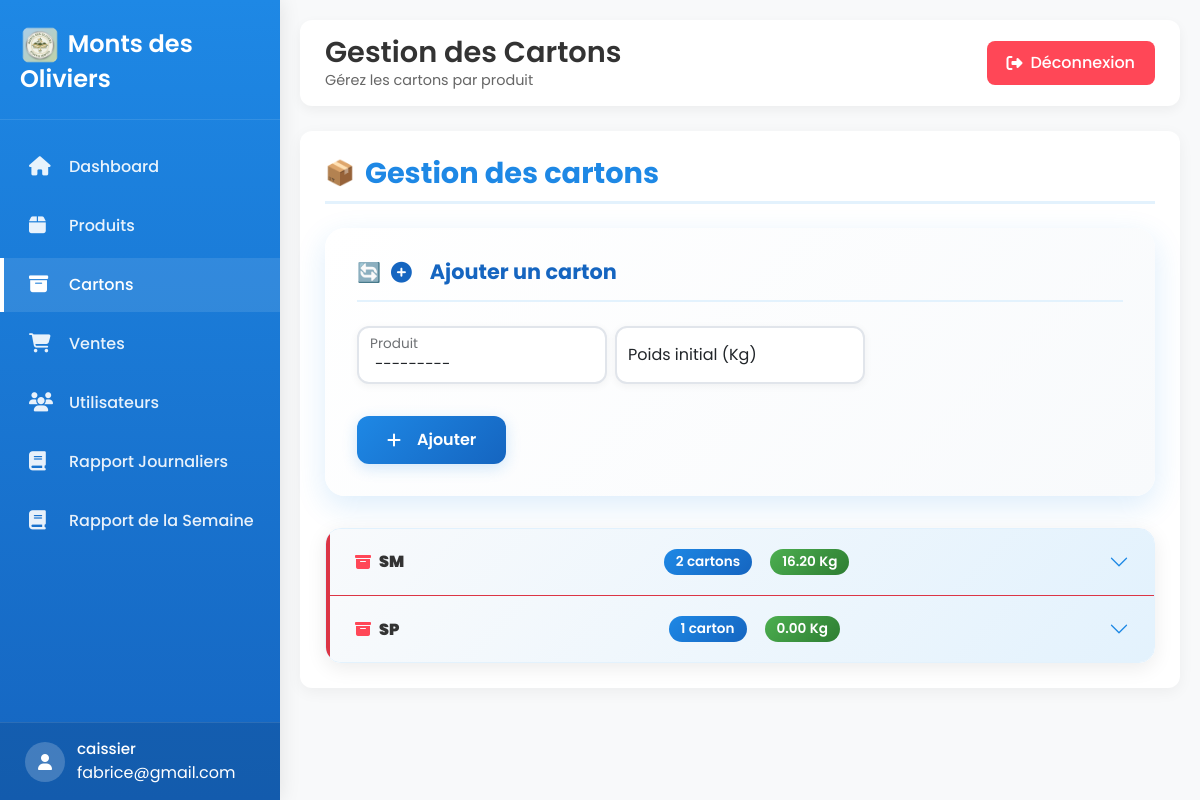
/cartons/ (signed in), run on an earlier commit of the app's database.
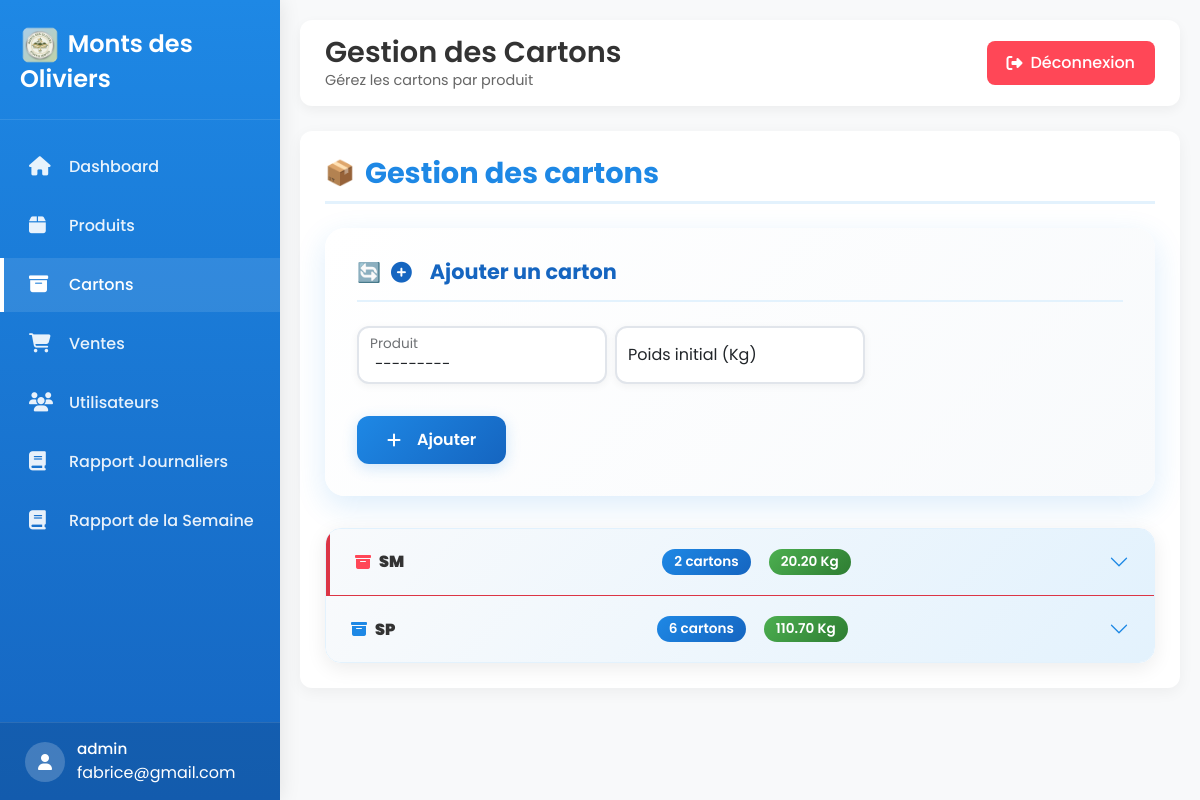
And on a later commit of the database.
### stock_produit/models/user.py (models this page shows, shortened)
class User(AbstractUser):
    USER_TYPE_CHOICES = [
        ('admin', 'Admin'),
        ('caissier', 'Caissier'),
    ]
    username = None
    email = models.EmailField(unique=True)
    user_type = models.CharField(max_length=10, choices=USER_TYPE_CHOICES)
    USERNAME_FIELD = 'email'
    REQUIRED_FIELDS = []

### stock_produit/models/produit.py (models this page shows)
class Produit(models.Model):
    CATEGORY_CHOICES = [
        ('volaille', 'Volailles'),
        ('poisson', 'Poissons'),
        ('frites', 'Frites'),
    ]
    name = models.CharField(max_length=100)
    price_per_kg = models.DecimalField(max_digits=10, decimal_places=2)
    carton_price = models.DecimalField(max_digits=10, decimal_places=2)
    category = models.CharField(max_length=20, choices=CATEGORY_CHOICES)
    stock_alert = models.PositiveIntegerField(default=5)
    created_at = models.DateTimeField(auto_now_add=True)
    def __str__(self):
        return self.name

### stock_produit/views.py (the view)
# urls.py: path("cartons/", views.cartons, name="cartons"),
@login_required
def cartons(request):
    form = CartonForm()
    if request.method == "POST":
        form = CartonForm(request.POST)
        if form.is_valid():
            form.save()
            return redirect("cartons")
    cartons = Carton.objects.select_related("produit")
    produits_groupes = {}
    for carton in cartons:
        produit = carton.produit
        if produit.id not in produits_groupes:
            produits_groupes[produit.id] = {
                "produit": produit,
                "cartons": [],
                "nombre_cartons": 0,
                "total_weight": 0,
                "stock_faible": False,
            }
        produits_groupes[produit.id]["cartons"].append(carton)
        produits_groupes[produit.id]["nombre_cartons"] += 1
        produits_groupes[produit.id]["total_weight"] += carton.remaining_weight or 0
    for item in produits_groupes.values():
        if item["nombre_cartons"] <= item["produit"].stock_alert:
            item["stock_faible"] = True
    context = {
        "produits_groupes": produits_groupes.values(),
        "form": form,
        "carton_edit": None,
    }
    return render(request, "Carton/cartons.html", context)

### stock_produit/forms.py
class CartonForm(forms.ModelForm):
    class Meta:
        model = Carton
        fields = ["produit", "initial_weight"]  # ✅ on enlève remaining_weight
        widgets = {
            "produit": forms.Select(attrs={
                "class": "form-select"
            }),
            "initial_weight": forms.NumberInput(attrs={
                "class": "form-control",
                "placeholder": "Poids initial (Kg)",
                "step": "0.01"
            }),
        }

### stock_produit/templates/Carton/cartons.html (shortened to what this page needs)
{% extends "Base/base.html" %}
{% block page_title %}Gestion des Cartons{% endblock %}
{% block page_subtitle %}Gérez les cartons par produit{% endblock %}
{% block content %}
<div class="cartons-page">
    <h3 class="mb-3">Gestion des cartons</h3>
    <div class="card mb-4">
        <div class="card-body">
            <h5>
                {% if carton_edit %}
                    <i class="fas fa-edit me-2"></i>Modifier le carton #{{ carton_edit.id }}
                {% else %}
                    <i class="fas fa-plus-circle me-2"></i>Ajouter un carton
                {% endif %}
            </h5>
            <form method="post"
                  action="{% if carton_edit %}{% url 'cartons_update' carton_edit.id %}{% else %}{% url 'cartons' %}{% endif %}">
                <div class="row g-2">
                    <div class="col-md-4">
                        <div class="form-floating">
                            {{ form.produit }}
                            <label for="{{ form.produit.id_for_label }}">Produit</label>
                        </div>
                    </div>
                    <div class="col-md-4">
                        <div class="form-floating">
                            {{ form.initial_weight }}
                            <label for="{{ form.initial_weight.id_for_label }}">Poids initial (Kg)</label>
                        </div>
                    </div>
                </div>
                <button class="btn btn-primary mt-3">
                    <i class="fas {% if carton_edit %}fa-save{% else %}fa-plus{% endif %} me-2"></i>
                    {% if carton_edit %}Mettre à jour{% else %}Ajouter{% endif %}
                </button>
            </form>
        </div>
    </div>
    <div class="accordion" id="accordionProduits">
        {% for item in produits_groupes %}
        <div class="accordion-item {% if item.stock_faible %}border-danger{% endif %}">
            <h2 class="accordion-header">
                <button class="accordion-button collapsed" data-bs-toggle="collapse"
                        data-bs-target="#prod{{ item.produit.id }}">
                    <span class="d-flex align-items-center gap-2">
                        <i class="fas fa-archive" style="color: #1e88e5;"></i>
                        <strong>{{ item.produit.name }}</strong>
                    </span>
                    <span class="ms-auto d-flex gap-2">
                        <span class="badge-count">{{ item.nombre_cartons }} carton{{ item.nombre_cartons|pluralize:"s" }}</span>
                        <span class="badge-weight">{{ item.total_weight|floatformat:2 }} Kg</span>
                    </span>
                </button>
            </h2>
        </div>
        {% endfor %}
    </div>
</div>
{% endblock %}

### stock_produit/templates/Base/base.html (shortened to what this page needs)
<!DOCTYPE html>
<html lang="fr">
<head>
    {% load static %}
    <link href="https://cdn.jsdelivr.net/npm/bootstrap@5.3.2/dist/css/bootstrap.min.css" rel="stylesheet">
    <link href="https://cdnjs.cloudflare.com/ajax/libs/font-awesome/6.5.1/css/all.min.css" rel="stylesheet">
</head>
<body>
    <div class="sidebar" id="sidebar">
        <div class="sidebar-header">
            <h3><img src="{% static 'icons/icon-192.png' %}" alt="" class="img-icons"> Monts des Oliviers</h3>
        </div>
        <div class="sidebar-menu">
            <ul>
                <li>
                    <a href="{% url 'dashboard' %}" class="{% if request.path == '/dashboard/' %}active{% endif %}">
                        <i class="fas fa-home"></i>
                        <span>Dashboard</span>
                    </a>
                </li>
                <li>
                    <a href="{% url 'produits' %}" class="{% if 'produits' in request.path %}active{% endif %}">
                        <i class="fas fa-box"></i>
                        <span>Produits</span>
                    </a>
                </li>
                <li>
                    <a href="{% url 'cartons' %}" class="{% if 'cartons' in request.path %}active{% endif %}">
                        <i class="fas fa-archive"></i>
                        <span>Cartons</span>
                    </a>
                </li>
                <li>
                    <a href="{% url 'ventes' %}" class="{% if 'ventes' in request.path %}active{% endif %}">
                        <i class="fas fa-shopping-cart"></i>
                        <span>Ventes</span>
                    </a>
                </li>
                <li>
                    <a href="{% url 'users' %}" class="{% if 'users' in request.path %}active{% endif %}">
                        <i class="fas fa-users"></i>
                        <span>Utilisateurs</span>
                    </a>
                </li>
                <li>
                    <a href="{% url 'rapport_journalier' %}" class="{% if 'rapport_journalier' in request.path %}active{% endif %}">
                        <i class="fa-solid fa-book"></i>
                        <span>Rapport Journaliers</span>
                    </a>
                </li>
                                <li>
                    <a href="{% url 'rapport_semaine' %}" class="{% if 'rapport_semaine' in request.path %}active{% endif %}">
                        <i class="fa-solid fa-book"></i>
                        <span>Rapport de la Semaine</span>
                    </a>
                </li>
            </ul>
        </div>
        <div class="user-profile">
            <div class="user-info">
                <div class="user-avatar">
                    <i class="fas fa-user"></i>
                </div>
                <div>
                    {% if request.user.is_authenticated %}
                    <div class="user-name">{{ request.user.user_type }}</div>
                    <span>{{ request.user.email }}</span>
                    {% endif %}
                </div>
            </div>
        </div>
    </div>
    <div class="main-content" id="mainContent">
        <nav class="top-navbar">
            <div class="left-header">
                <div class="page-title">
                    <h1>{% block page_title %}Dashboard{% endblock %}</h1>
                    <p>{% block page_subtitle %}Gestion des opérations commerciales{% endblock %}</p>
                </div>
            </div>
            <div class="top-actions">
                <a href="{% url 'deconnexion' %}" class="logout-btn">
                    <i class="fas fa-sign-out-alt"></i>
                    Déconnexion
                </a>
            </div>
        </nav>
        <div class="content-card fade-in">
            {% block content %}{% endblock %}
        </div>
    </div>
</body>
</html>

### stock_produit/templates/Base/base.html (style rules this page uses)
:root { --primary-blue: #1e88e5; --dark-blue: #1565c0; --light-blue: #e3f2fd; --sidebar-width: 280px; --sidebar-collapsed: 80px; }
* { margin: 0; padding: 0; box-sizing: border-box; font-family: 'Poppins', sans-serif; }
body { background-color: #f8f9fa; min-height: 100vh; overflow-x: hidden; }
.sidebar { width: var(--sidebar-width); background: linear-gradient(180deg, var(--primary-blue) 0%, var(--dark-blue) 100%); position: fixed; top: 0; left: 0; height: 100vh; z-index: 1050; transition: all 0.3s ease; box-shadow: 0 0 20px rgba(0, 0, 0, 0.1); transform: translateX(0); }
.sidebar-header { padding: 25px 20px; border-bottom: 1px solid rgba(255, 255, 255, 0.1); display: flex; justify-content: space-between; align-items: center; }
.sidebar-header h3 { color: white; font-weight: 600; font-size: 1.5rem; margin: 0; }
.sidebar-menu { padding: 20px 0; height: calc(100vh - 180px); overflow-y: auto; }
.sidebar-menu ul { list-style: none; padding: 0; }
.sidebar-menu li { margin-bottom: 5px; }
.sidebar-menu a { display: flex; align-items: center; padding: 15px 25px; color: rgba(255, 255, 255, 0.9); text-decoration: none; transition: all 0.3s; border-left: 4px solid transparent; }
.sidebar-menu a:hover, .sidebar-menu a.active { background: rgba(255, 255, 255, 0.1); color: white; border-left-color: white; }
.sidebar-menu i { width: 25px; font-size: 1.2rem; margin-right: 15px; }
.sidebar-menu span { font-weight: 500; }
.user-profile { position: absolute; bottom: 0; left: 0; right: 0; padding: 15px 25px; border-top: 1px solid rgba(255, 255, 255, 0.1); background: rgba(0, 0, 0, 0.1); }
.user-info { display: flex; align-items: center; color: white; }
.user-avatar { width: 40px; height: 40px; background: rgba(255, 255, 255, 0.2); border-radius: 50%; display: flex; align-items: center; justify-content: center; margin-right: 12px; }
.user-name { font-weight: 500; font-size: 0.95rem; }
.main-content { margin-left: var(--sidebar-width); padding: 20px; min-height: 100vh; transition: all 0.3s ease; }
.top-navbar { background: white; padding: 15px 25px; border-radius: 12px; box-shadow: 0 4px 12px rgba(0, 0, 0, 0.05); margin-bottom: 25px; display: flex; justify-content: space-between; align-items: center; }
.top-navbar .page-title h1 { font-size: 1.8rem; font-weight: 600; color: #333; margin: 0; }
.top-navbar .page-title p { color: #666; margin: 0; font-size: 0.9rem; }
.top-actions { display: flex; align-items: center; gap: 20px; }
.left-header { display: flex; align-items: center; }
.logout-btn { background: #ff4757; color: white; border: none; padding: 10px 20px; border-radius: 8px; font-weight: 500; transition: all 0.3s; display: flex; align-items: center; gap: 8px; text-decoration: none; }
.content-card { background: white; border-radius: 12px; padding: 25px; box-shadow: 0 4px 15px rgba(0, 0, 0, 0.05); margin-bottom: 25px; }
.img-icons { width: 40px; height: 40px; margin-right: 2px; border-radius: 15px ; }
.fade-in { animation: fadeIn 0.5s ease-out; }

What changed in the data, as far as the page shows it:
changed User "fabrice@gmail.com": user.user_type "caissier" → "admin"
changed Produit "SM": total_weight "16.20" → "20.20"
changed Produit "SP": nombre_cartons "1" → "6"; total_weight "0.00" → "110.70"
